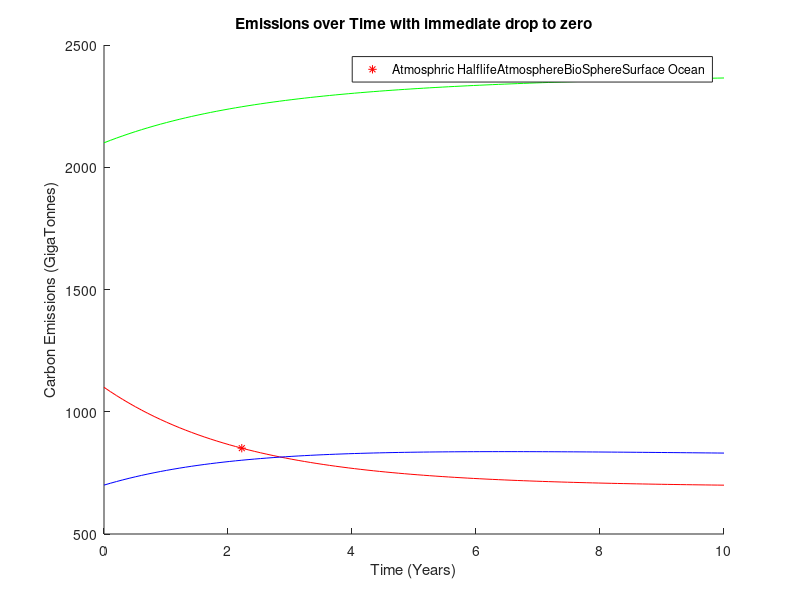

Reproduce this figure in MATLAB.
clc
clear 
format long
x_1850i = [11e2, 2.1e3, 7e2, 3.8e4, 4.8e7];

A = [-210.15/600 ,2/35, 9/70, 0, .15/4.8e7; ...
    1/5, -2/35, 0, 0, 0; ...
    90.5/600, 0, -95.3/700, 5/38000, .15/4.8e7;...
    0, 0, 5.3/700, -5.3/38000, 0;...
    0, 0, 0, .3/38000, -.3/4.8e7];

[V,D] = eig(A);

t = 0;
a = V\x_1850i';
f = @(t) a.*exp(diag(D)*t);
x = @(t) V*f(t);
t = linspace(0,10);

X = x(t);
% plot(t,X(1:3,:))
hold on
plot(2.2222,851.056,'r*')
plot(t,X(1,:),'r')
plot(t,X(2,:),'g')
plot(t,X(3,:),'b')
title('Emissions over Time with immediate drop to zero')
ylabel('Carbon Emissions (GigaTonnes)')
xlabel('Time (Years)')
Labels = ["Atmosphric Halflife" "Atmosphere" "BioSphere" "Surface Ocean"]
legend(Labels);
